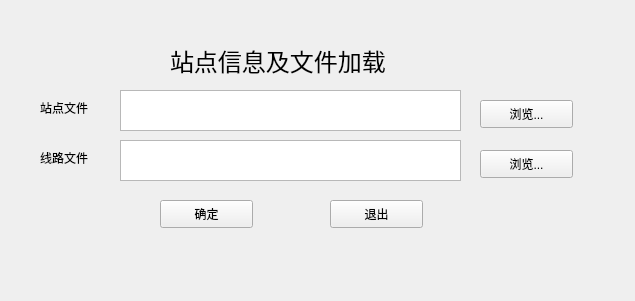
<?xml version="1.0" encoding="UTF-8"?>
<ui version="4.0">
 <class>QtWidgetsFLClass</class>
 <widget class="QWidget" name="QtWidgetsFLClass">
  <property name="geometry">
   <rect>
    <x>0</x>
    <y>0</y>
    <width>635</width>
    <height>301</height>
   </rect>
  </property>
  <property name="windowTitle">
   <string>QtWidgetsFL</string>
  </property>
  <widget class="QLabel" name="labelWind">
   <property name="geometry">
    <rect>
     <x>170</x>
     <y>40</y>
     <width>331</width>
     <height>41</height>
    </rect>
   </property>
   <property name="font">
    <font>
     <family>Agency FB</family>
     <pointsize>18</pointsize>
    </font>
   </property>
   <property name="text">
    <string>站点信息及文件加载</string>
   </property>
  </widget>
  <widget class="QLabel" name="labelStop">
   <property name="geometry">
    <rect>
     <x>40</x>
     <y>100</y>
     <width>72</width>
     <height>15</height>
    </rect>
   </property>
   <property name="text">
    <string>站点文件</string>
   </property>
  </widget>
  <widget class="QLabel" name="labelLine">
   <property name="geometry">
    <rect>
     <x>40</x>
     <y>150</y>
     <width>72</width>
     <height>15</height>
    </rect>
   </property>
   <property name="text">
    <string>线路文件</string>
   </property>
  </widget>
  <widget class="QLabel" name="labelHits">
   <property name="geometry">
    <rect>
     <x>10</x>
     <y>280</y>
     <width>635</width>
     <height>20</height>
    </rect>
   </property>
   <property name="text">
    <string/>
   </property>
  </widget>
  <widget class="QTextEdit" name="textEditStop">
   <property name="geometry">
    <rect>
     <x>120</x>
     <y>90</y>
     <width>341</width>
     <height>41</height>
    </rect>
   </property>
  </widget>
  <widget class="QTextEdit" name="textEditLine">
   <property name="geometry">
    <rect>
     <x>120</x>
     <y>140</y>
     <width>341</width>
     <height>41</height>
    </rect>
   </property>
  </widget>
  <widget class="QPushButton" name="pushButtonStop">
   <property name="geometry">
    <rect>
     <x>480</x>
     <y>100</y>
     <width>93</width>
     <height>28</height>
    </rect>
   </property>
   <property name="text">
    <string>浏览...</string>
   </property>
  </widget>
  <widget class="QPushButton" name="pushButtonLine">
   <property name="geometry">
    <rect>
     <x>480</x>
     <y>150</y>
     <width>93</width>
     <height>28</height>
    </rect>
   </property>
   <property name="text">
    <string>浏览...</string>
   </property>
  </widget>
  <widget class="QPushButton" name="pushButtonDone">
   <property name="geometry">
    <rect>
     <x>160</x>
     <y>200</y>
     <width>93</width>
     <height>28</height>
    </rect>
   </property>
   <property name="text">
    <string>确定</string>
   </property>
  </widget>
  <widget class="QPushButton" name="pushButtonQuit">
   <property name="geometry">
    <rect>
     <x>330</x>
     <y>200</y>
     <width>93</width>
     <height>28</height>
    </rect>
   </property>
   <property name="text">
    <string>退出</string>
   </property>
  </widget>
 </widget>
 <layoutdefault spacing="6" margin="11"/>
 <resources/>
 <connections>
  <connection>
   <sender>pushButtonLine</sender>
   <signal>clicked()</signal>
   <receiver>QtWidgetsFLClass</receiver>
   <slot>inputLine()</slot>
   <hints>
    <hint type="sourcelabel">
     <x>526</x>
     <y>163</y>
    </hint>
    <hint type="destinationlabel">
     <x>317</x>
     <y>150</y>
    </hint>
   </hints>
  </connection>
  <connection>
   <sender>pushButtonDone</sender>
   <signal>clicked()</signal>
   <receiver>QtWidgetsFLClass</receiver>
   <slot>checkFile()</slot>
   <hints>
    <hint type="sourcelabel">
     <x>206</x>
     <y>213</y>
    </hint>
    <hint type="destinationlabel">
     <x>317</x>
     <y>150</y>
    </hint>
   </hints>
  </connection>
  <connection>
   <sender>pushButtonQuit</sender>
   <signal>clicked()</signal>
   <receiver>QtWidgetsFLClass</receiver>
   <slot>close()</slot>
   <hints>
    <hint type="sourcelabel">
     <x>376</x>
     <y>213</y>
    </hint>
    <hint type="destinationlabel">
     <x>317</x>
     <y>150</y>
    </hint>
   </hints>
  </connection>
  <connection>
   <sender>pushButtonStop</sender>
   <signal>clicked()</signal>
   <receiver>QtWidgetsFLClass</receiver>
   <slot>inputStop()</slot>
   <hints>
    <hint type="sourcelabel">
     <x>526</x>
     <y>113</y>
    </hint>
    <hint type="destinationlabel">
     <x>317</x>
     <y>150</y>
    </hint>
   </hints>
  </connection>
 </connections>
 <slots>
  <slot>inputStop()</slot>
  <slot>inputLine()</slot>
  <slot>checkFile()</slot>
 </slots>
</ui>
